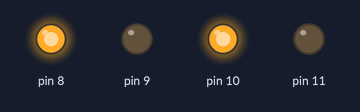
A sketch run on a simulated Arduino Uno, built with avr-gcc and run on an emulated ATmega328P. On the bench: output pins drawn as LEDs (lit = HIGH).

Above: at 0.05 s.
Timing chart, 0 to 21.9 s (numbered marks = the images above):
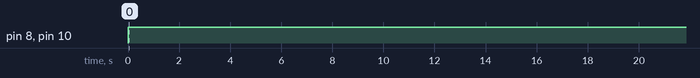

Measured:
- by itself, pin 8, pin 10: LOW → HIGH at 0.00 s

The sketch:

test1.ino
```cpp
// Use this code to test your motor with the Arduino board:

// if you need PWM, just use the PWM outputs on the Arduino
// and instead of digitalWrite, you should use the analogWrite command

// --------------------------------------------------------------------------- Motors

// --------------------------------------------------------------------------- Setup
void setup() {

  pinMode(8,OUTPUT);
   pinMode(9,OUTPUT);
    pinMode(10,OUTPUT);
     pinMode(11,OUTPUT);


}

// --------------------------------------------------------------------------- Loop
void loop() {

  drive_forward();
  delay(18000);
  motor_stop();
//  lcd.print("1");

//  drive_backward();
//  delay(1000);
//  motor_stop();
//  Serial.println("2");
//
//  turn_left();
//  delay(1000);
//  motor_stop();
//  Serial.println("3");
//
//  turn_right();
//  delay(1000);
//  motor_stop();
//  Serial.println("4");

}

// --------------------------------------------------------------------------- Drive

void motor_stop() {
  digitalWrite(8, LOW);
  digitalWrite(9, LOW);

  digitalWrite(10, LOW);
  digitalWrite(11, LOW);

}

void drive_forward() {
  digitalWrite(8, HIGH);
  digitalWrite(9, LOW);

  digitalWrite(10, HIGH);
  digitalWrite(11, LOW);
  delay(1000);
}

//void drive_backward() {
//  digitalWrite(motor_left[0], LOW);
//  digitalWrite(motor_left[1], HIGH);
//
//  digitalWrite(motor_right[0], LOW);
//  digitalWrite(motor_right[1], HIGH);
//}
//
//void turn_left() {
//  digitalWrite(motor_left[0], LOW);
//  digitalWrite(motor_left[1], HIGH);
//
//  digitalWrite(motor_right[0], HIGH);
//  digitalWrite(motor_right[1], LOW);
//}
//
//void turn_right() {
//  digitalWrite(motor_left[0], HIGH);
//  digitalWrite(motor_left[1], LOW);
//
//  digitalWrite(motor_right[0], LOW);
//  digitalWrite(motor_right[1], HIGH);
//}
```
